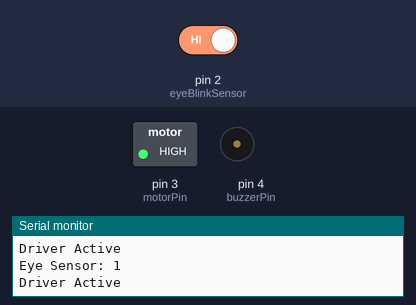
Bench run of a sketch on a simulated Arduino Uno, built with avr-gcc and run on an emulated ATmega328P. On the bench: switched loads named in the sketch (green lamp = pin HIGH), buzzer (waves = sounding, pin HIGH), the last lines printed to the serial monitor. The inputs (shaded band) are chosen by the test bench; at power-on: pin 2 (eyeBlinkSensor) HIGH.

Above: at 1.2 s.
1.3 s: pin 2 (eyeBlinkSensor) driven LOW
At 4.1 s:
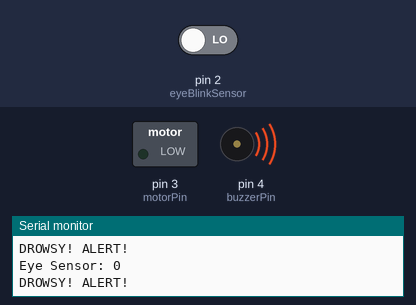
4.3 s: pin 2 (eyeBlinkSensor) driven HIGH
At 5.5 s:
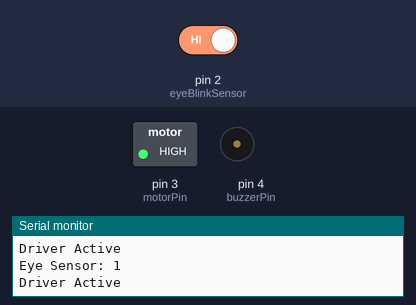
Timing chart, 0 to 7.3 s (numbered marks = the images above; inputs shaded):
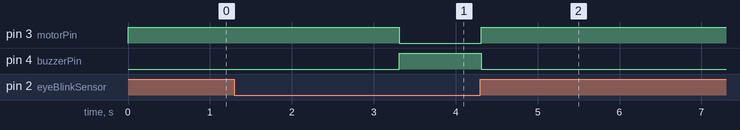

Measured:
- after the input at 1.3 s, pin 3 (motorPin): HIGH → LOW after 2.0 s; pin 4 (buzzerPin): LOW → HIGH after 2.0 s
- after the input at 4.3 s, pin 3 (motorPin): LOW → HIGH at once; pin 4 (buzzerPin): HIGH → LOW at once

The sketch:

arduino.ino
```cpp
const int eyeBlinkSensor = 2;
const int motorPin = 3;
const int buzzerPin = 4;

long blinkStartTime = 0;
const int threshold = 2000; // 2 seconds

void setup() {
  Serial.begin(9600);
  pinMode(motorPin, OUTPUT);
  pinMode(buzzerPin, OUTPUT);
  pinMode(eyeBlinkSensor, INPUT);

  digitalWrite(motorPin, HIGH);   // Motor ON
  digitalWrite(buzzerPin, LOW);   // Buzzer OFF
}

void loop() {
  int eyeState = digitalRead(eyeBlinkSensor);

  Serial.print("Eye Sensor: ");
  Serial.println(eyeState);

  if (eyeState == LOW) {   // Eye closed
    if (blinkStartTime == 0) {
      blinkStartTime = millis();   // start timer
    }

    // Check if eye closed for long time
    if (millis() - blinkStartTime > threshold) {
      digitalWrite(buzzerPin, HIGH);  // Alarm ON
      digitalWrite(motorPin, LOW);    // Motor OFF
      Serial.println("DROWSY! ALERT!");
    }

  } else {   // Eye open
    blinkStartTime = 0;  // reset timer
    digitalWrite(buzzerPin, LOW);   // Alarm OFF
    digitalWrite(motorPin, HIGH);   // Motor ON
    Serial.println("Driver Active");
  }

  delay(100); // small stability delay
}
```
